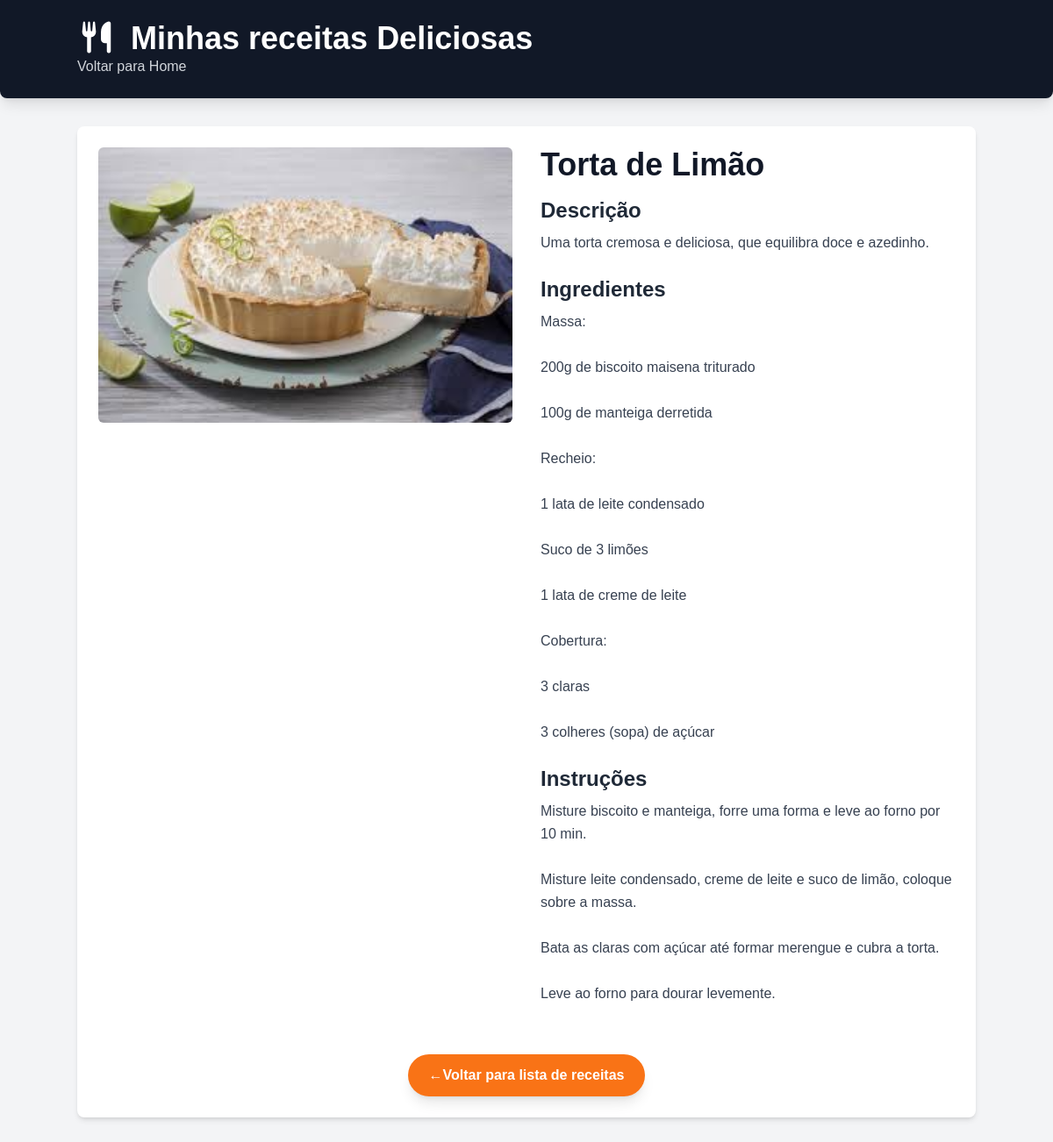
The app's page /receitas/receita/4/ with its own data.
### receitas/models.py (models this page shows, shortened)
class Receita(models.Model):
    CATEGORIAS =[
        ('comida','Comida'),
        ('sobremesa','Sobremesa'),
        ('drink','Drink'),
    ]
    title = models.CharField("Título", max_length=200)
    description = models.TextField("Descrição")
    ingredients = models.TextField("Ingredientes")
    instructions = models.TextField("Modo de preparo")
    image = models.ImageField("Imagem", upload_to='receitas/images/', blank=True, null=True)
    categoria = models.CharField("Categoria", max_length=20, choices=CATEGORIAS, default='comida')
    created_at = models.DateTimeField(auto_now_add=True)
    updated_at = models.DateTimeField(auto_now=True)
    class Meta:
        verbose_name = "Receita"
        verbose_name_plural = "Receitas"
        ordering = ['-created_at'] #ordena as receitas pela data de criação (mais novas primeiro)

### receitas/views.py (the view)
# urls.py: path('receita/<int:id>/', views.receita_detail,
def receita_detail(request, id):
    receita = get_object_or_404(Receita, pk=id)
    return render(request, 'receitas/receita_detail.html', {'receita': receita})

### receitas/templates/receitas/receita_detail.html (shortened to what this page needs)
{% load static %}
<!DOCTYPE html>
<html lang="en">
<head>
    <script src="https://cdn.tailwindcss.com"></script>
    <link rel="stylesheet" href="https://cdnjs.cloudflare.com/ajax/libs/font-awesome/7.0.0/css/all.min.css"/>
</head>
<body>
    <div class="bg-gray-100 text-gray-900">
        <header class=" bg-gray-900 text-white p-6 shadow-lg rounded-b-lg ">
            <div class="container mx-auto flex flex-col sm:mb-0">
                <div class="flex items-center mb-4 sm:mb-0">
                    <div class="text-4xl mr-4">
                        <i class="fas fa-utensils"></i>
                    </div>
                    <h1 class="text-4xl font-bold text-center sm:text-left">
                        Minhas receitas Deliciosas
                    </h1>
                </div>
                    <nav class="mt-4 sm:mt-0">
                        <a href="{% url 'home' %}" class="text-gray-300 hover:text-white transition duration-300 ease-in-out">Voltar para Home
                        </a>
                    </nav>
            </div>
        </header>
        <main class="container mx-auto p-6 mt-8 bg-white rounded-lg shadow-md">
            <div class="flex flex-col md:flex-row gap-8">
                {% if receita.image %}
                    <div class="md:w-1/2">
                        <img src="{{ receita.image.url }}" alt="[Imagem de {{ receita.title }}]" class="w-full h-auto object-cover rounded-md">
                    </div>
                {% endif %}
                <div class="md:w-1/2">
                    <h2 class="text-4xl font-bold text-gray-900 mb-4">{{ receita.title }}</h2>
                    <h3 class="text-2xl font-semibold text-gray-800 mb-2">Descrição</h3>
                    <p class="text-gray-700 mb-6 leading-relaxed">{{ receita.description }}</p>
                    <h3 class="text-2xl font-semibold text-gray-800 mb-2">Ingredientes</h3>
                    <p class="text-gray-700 mb-6 leading-relaxed whitespace-pre-wrap">{{ receita.ingredients }}</p>
                    <h3 class="text-2xl font-semibold text-gray-800 mb-2">Instruções</h3>
                    <p class="text-gray-700 mb-6 leading-relaxed whitespace-pre-wrap">{{ receita.instructions }}</p>
                </div>
            </div>
            <div class="mt-8 text-center">
                <a href="{% url 'home'%}" class="inline-block bg-orange-500 hover:bg-orange-600 text-white font-bold py-3 px-6 rounded-full transition duration-300 ease-in-out shadow-lg"> &larr;Voltar para lista de receitas
                </a>
            </div>
        </main>
</body>
</html>

### receitas/templates/receitas/receita_detail.html (style rules this page uses)
body { font-family: Arial, sans-serif; }

### records on screen
Receita: image (picture), title "Torta de Limão", description "Uma torta cremosa e deliciosa, que equilibra doce e azedinho.", ingredients "Massa: 200g de biscoito maisena triturado 100g de manteiga derretida Recheio: 1 lata de leite condensado Suco de 3 limões 1 lata de creme de leite Cobertura: 3 claras 3 colheres (sopa) de açúcar", instructions "Misture biscoito e manteiga, forre uma forma e leve ao forno por 10 min. Misture leite condensado, creme de leite e suco de limão, coloque sobre a massa. Bata as claras com açúcar até formar merengue e cubra a torta. Leve ao forno para dourar levemente."
